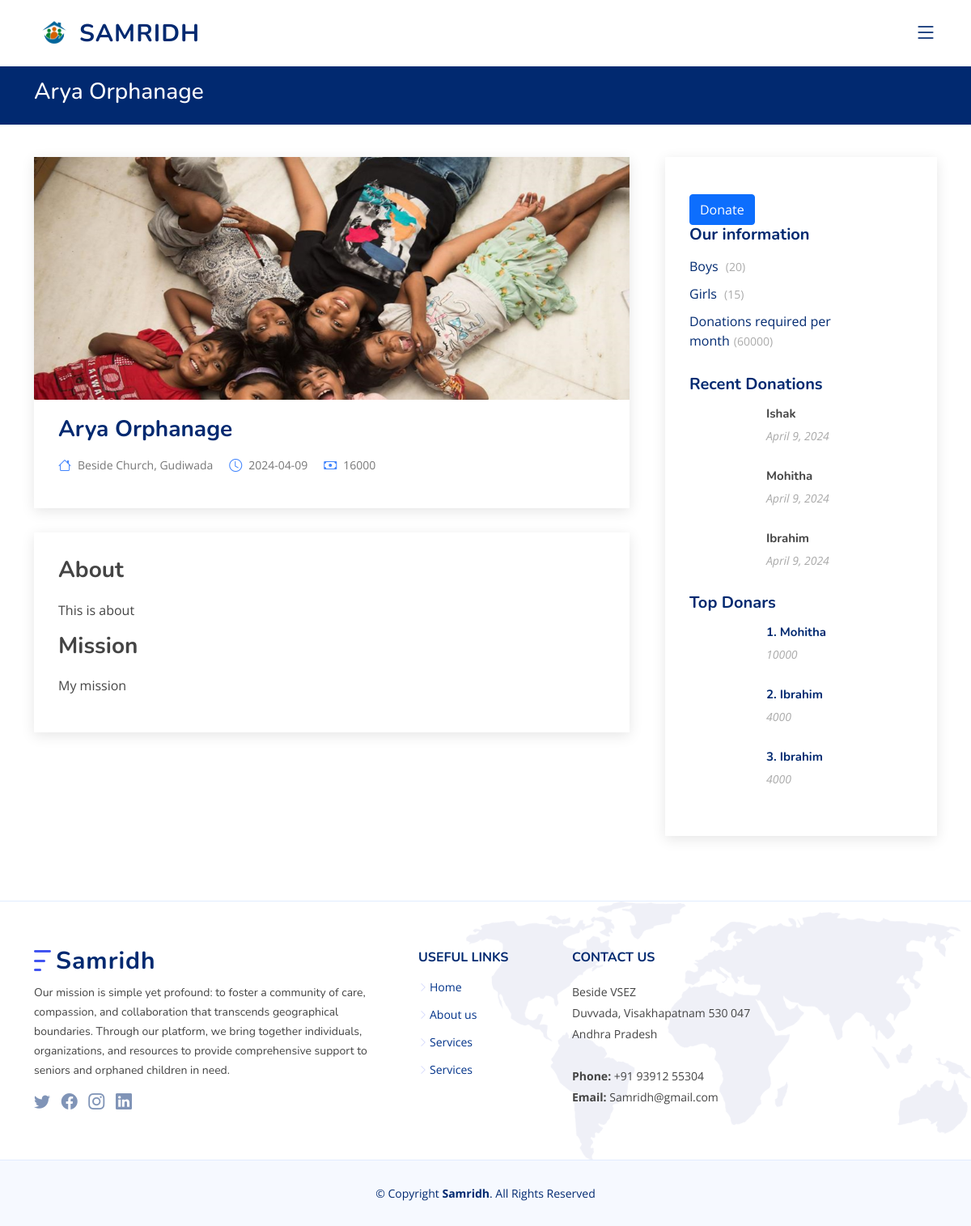
/Organization/1/, run on the app's committed database.
### Organization/models.py (models this page shows)
class VerifiedOrganizations(models.Model):
    id = models.AutoField(primary_key = True)
    registration_number = models.CharField(max_length = 20, unique = True)
    profile_photo = models.ImageField(upload_to='verified_organizations/', default='verified_organizations/Org_dp.jpg')
    certificate = models.FileField(upload_to='verified_organizations/certificate/', null=True, blank=True)
    email = models.EmailField(max_length=254, unique = True)
    phone_number = models.CharField(max_length=10, unique = True)
    name = models.CharField(max_length = 100)
    Type = models.CharField(max_length=50, default = '')
    address = models.CharField(max_length = 100)
    state = models.CharField(max_length = 30)
    pincode = models.CharField(max_length = 7)
    password = models.CharField(max_length = 150, default = '')
    head_id = models.ForeignKey("OrganizationHeads" , on_delete=models.CASCADE)
    date = models.DateField(auto_now_add=True, auto_now = False)
    amount = models.IntegerField(default=0)

### Payment/models.py (models this page shows)
class Donations(models.Model):
    id = models.AutoField(primary_key = True)
    organization_id = models.ForeignKey("Organization.VerifiedOrganizations", on_delete=models.CASCADE)
    organization_name = models.CharField(max_length = 100, default = '')
    organization_type= models.CharField( max_length=50, default = 'Orphanage')
    donor_id = models.ForeignKey("Donor.Donors", on_delete=models.CASCADE)
    donor_name = models.CharField(max_length = 100, default = '')
    amount = models.IntegerField()
    transaction_id = models.CharField( max_length=200, unique = True)
    message = models.CharField( max_length=200, default = '')
    date = models.DateField(auto_now_add=True)

### Main/views.py (the view)
# urls.py: path('Organization/<int:id>/', OrganizationView, name = 'Organization'),
def OrganizationView(request,id):
    base_template = ''
    if 'Auth' in request.session:
        if request.session.get('user_type') == 'Donor':
            base_template = 'Donor_Base.html'
        else:
            base_template = 'Org_Base.html'
    else:
        base_template = 'Base.html'
    print(base_template,'asdfghjkl')
    org = VerifiedOrganizations.objects.get(id = id)
    head = org.head_id
    stats = OrganizationStatistics.objects.get(organization_id = id)
    info = OrganizationProfile.objects.get(organization_id = id)
    json_data = info.fields  # Access your JSONField
    fields = json.loads(json_data)  # Parse JSON string to Python dictionary
    context = {
        'id' : org.id,
        'registration_number': org.registration_number,
        'org_email': org.email,
        'org_phone_number': org.phone_number,
        'org_name': org.name,
        'org_type': org.Type,
        'org_address': org.address,
        'org_state': org.state,
        'org_pincode': org.pincode,
        'date': org.date.strftime('%Y-%m-%d'),
        'head_firstname': head.firstname,
        'head_lastname': head.lastname,
        'head_email': head.email,
        'head_phone_number': head.phone_number,
        'photo' : org.profile_photo.url,
        'expenditure' : stats.expenditure,
        'women' : stats.number_of_women,
        'men' : stats.number_of_men,
        'boys' : stats.number_of_boys,
        'girls' : stats.number_of_girls,
        'total_amount' : Donations.objects.filter(organization_id = org.id).aggregate(total_amount=Sum('amount'))['total_amount'],
    }
    try:
        donations = Donations.objects.filter(organization_id = org.id)[:3]
    except :
        donations = ''
    top_donors = Donations.objects.filter(organization_id=org.id).values('amount', 'donor_name').annotate(total_amount=Sum('amount')).order_by('-total_amount')[:3]
    for donor in top_donors:
        donor['total'] = Donations.objects.filter(organization_id =org.id, donor_name=donor['donor_name']).aggregate(total=Sum('amount'))['total']
    return render(request, 'ViewOrganizations/Org_dashboard.html',{"base_template" : base_template, "donations" : donations, 'topdonors' : top_donors, 'fields' : fields,'context':context})

### Main/Templates/ViewOrganizations/Org_dashboard.html (shortened to what this page needs)
{% extends base_template %}
{% load static %}
{% block Org_Dashboard %}
<main id="main">
  <section class="breadcrumbs">
    <div class="container">
      <h2>{{context.org_name}}</h2>
    </div>
  </section>
  <section id="blog" class="blog">
    <div class="container" data-aos="fade-up">
      <div class="row">
        <div class="col-lg-8 entries">
          <article class="entry entry-single">
            <div class="entry-img">
              <img src="{{ context.photo }}" alt="" class="img-fluid">
            </div>
            <h2 class="entry-title">
              <a href="">{{context.org_name}}</a>
            </h2>
            <div class="entry-meta">
              <ul>
                <li class="d-flex align-items-center"><i class="bi bi-house"></i> <a href="blog-single.html">{{ context.org_address }}</a></li>
                <li class="d-flex align-items-center"><i class="bi bi-clock"></i> <a href="blog-single.html"><time datetime="2020-01-01">{{ context.date }}</time></a></li>
                <li class="d-flex align-items-center"><i class="bi bi-cash"></i> <a href="blog-single.html">{{ context.total_amount }}</a></li>
              </ul>
            </div>
          </article>
          <article class="entry entry-single">
            {% for key, val in fields.items %}
              <div class="about-section">
                  <h2 class="entry-title">{{key}}</h2>
                  <p id="{{key|lower}}">{{val}}</p>
              </div>
            {% endfor %}
          </article>
        </div>
        <div class="col-lg-4">
          <div class="sidebar">
            <button type="button" class="btn btn-primary mt-3 stretch-button green-button">
              <a href="{% url 'Init-Donation' context.id %}" style="color: inherit; text-decoration: none;">Donate</a>
            </button>
            <h3 class="sidebar-title">Our information</h3>
            <div class="sidebar-item categories">
              <ul>
                {% if context.org_type == 'Orphanage' %}
                <li><a href="#">Boys <span>({{context.boys}})</span></a></li>
                <li><a href="#">Girls <span>({{context.girls}})</span></a></li>
                {% endif %}
                <li><a href="#">Donations required per month<span>({{context.expenditure}})</span></a></li>
              </ul>
            </div>
            <h3 class="sidebar-title">Recent Donations</h3>
            {% if donations.count > 0 %}
            {% for donation in donations %}
            <div class="sidebar-item recent-posts">
                <h4>{{ donation.donor_name }}</h4>
                <time datetime="2020-01-01">{{ donation.date }}</time>
            </div>
            {% endfor %}
            {% else %}
            <div class="sidebar-item recent-posts">
              <div class="post-item clearfix">
                <h4><a href="blog-single.html">No Donations ☹️</a></h4>
              </div>
            </div>
            {% endif %}
            <h3 class="sidebar-title">Top Donars</h3>
            {% if donations.count > 0 %}
            {% for donation in topdonors %}
            <div class="sidebar-item recent-posts">
              <div class="post-item clearfix">
                <h4><a href="blog-single.html">{{forloop.counter}}. {{ donation.donor_name }}</a></h4>
                <time datetime="2020-01-01">{{ donation.total }}</time>
              </div>
            </div>
            {% endfor %}
            {% else %}
            <div class="sidebar-item recent-posts">
              <div class="post-item clearfix">
                <h4><a href="blog-single.html">No Donations ☹️</a></h4>
              </div>
            </div>
            {% endif %}
          </div>
        </div>
      </div>
    </div>
  </section>
</main>
{% endblock  %}

### Main/static/css/style.css (style rules this page uses)
:root { scroll-behavior: smooth; }
body { font-family: "Open Sans", sans-serif; color: #444444; }
a { color: #4154f1; text-decoration: none; }
h1, h2, h3, h4, h5, h6 { font-family: "Nunito", sans-serif; }
section { padding: 60px 0; overflow: hidden; }
.breadcrumbs { padding: 15px 0; background: #012970; min-height: 40px; margin-top: 82px; color: #fff; }
.breadcrumbs h2 { font-size: 28px; font-weight: 500; }
.blog { padding: 40px 0 20px 0; }
.blog .entry { padding: 30px; margin-bottom: 60px; box-shadow: 0 4px 16px rgba(0, 0, 0, 0.1); }
.blog .entry .entry-img { max-height: 300px; margin: -30px -30px 20px -30px; overflow: hidden; }
.blog .entry .entry-title { font-size: 28px; font-weight: bold; padding: 0; margin: 0 0 20px 0; }
.blog .entry .entry-title a { color: #012970; transition: 0.3s; }
.blog .entry .entry-meta { margin-bottom: 15px; color: #4084fd; }
.blog .entry .entry-meta ul { display: flex; flex-wrap: wrap; list-style: none; align-items: center; padding: 0; margin: 0; }
.blog .entry .entry-meta ul li+li { padding-left: 20px; }
.blog .entry .entry-meta i { font-size: 16px; margin-right: 8px; line-height: 0; }
.blog .entry .entry-meta a { color: #777777; font-size: 14px; display: inline-block; line-height: 1; }
.blog .entry-single { margin-bottom: 30px; }
.blog .sidebar { padding: 30px; margin: 0 0 60px 20px; box-shadow: 0 4px 16px rgba(0, 0, 0, 0.1); }
.blog .sidebar .sidebar-title { font-size: 20px; font-weight: 700; padding: 0 0 0 0; margin: 0 0 15px 0; color: #012970; position: relative; }
.blog .sidebar .sidebar-item { margin-bottom: 30px; }
.blog .sidebar .categories ul { list-style: none; padding: 0; }
.blog .sidebar .categories ul li+li { padding-top: 10px; }
.blog .sidebar .categories ul a { color: #012970; transition: 0.3s; }
.blog .sidebar .categories ul a span { padding-left: 5px; color: #aaaaaa; font-size: 14px; }
.blog .sidebar .recent-posts h4 { font-size: 15px; margin-left: 95px; font-weight: bold; }
.blog .sidebar .recent-posts h4 a { color: #012970; transition: 0.3s; }
.blog .sidebar .recent-posts time { display: block; margin-left: 95px; font-style: italic; font-size: 14px; color: #aaaaaa; }

### data on the page
VerifiedOrganizations: org_name "Arya Orphanage", org_address "Beside Church, Gudiwada"
Donations: donor_name "Ishak", date "April 9, 2024"
Donations: donor_name "Mohitha", date "April 9, 2024"
Donations: donor_name "Ibrahim", date "April 9, 2024"

### other printed values
{{ context.date }} "2024-04-09"
{{ context.total_amount }} "16000"
{{ key }} "About" "Mission"
{{ val }} "This is about" "My mission"
{{ context.boys }} "20"
{{ context.girls }} "15"
{{ context.expenditure }} "60000"
{{ donation.donor_name }} "Mohitha" "Ibrahim" "Ibrahim"
{{ donation.total }} "10000" "4000" "4000"
